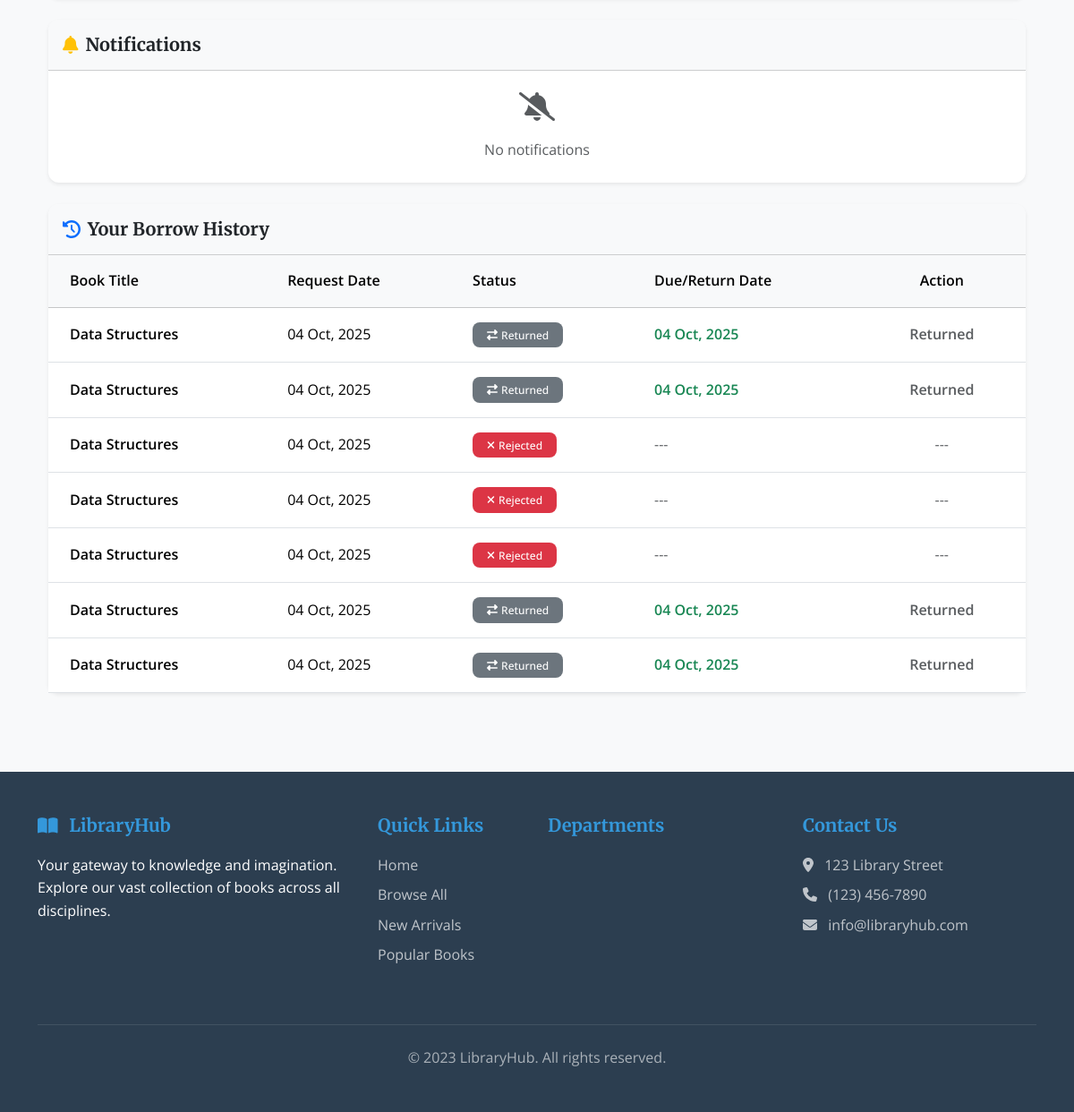
Before: /accounts/student/dashboard/ (signed in, lower part) with the older database file.
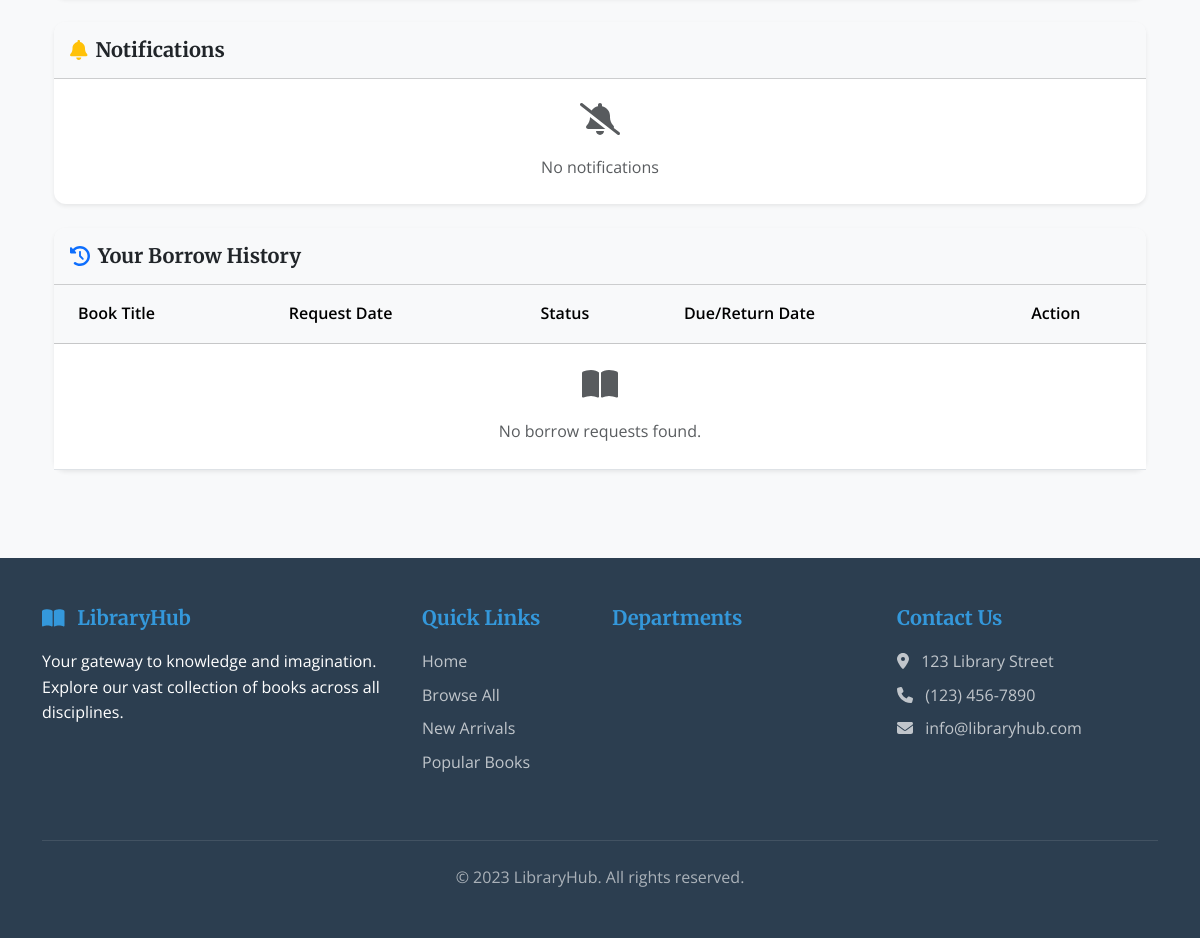
After: the same page with the newer database file.
### library/models.py (models this page shows, shortened)
class BorrowRequest(models.Model):
    STATUS_CHOICES = [
        ('pending', 'Pending'),
        ('approved', 'Approved'),
        ('rejected', 'Rejected'),
        ('return_pending', 'Return Pending'),
        ('returned', 'Returned'),
    ]
    student = models.ForeignKey(settings.AUTH_USER_MODEL, on_delete=models.CASCADE)
    name = models.CharField(max_length=100)
    registration_number = models.CharField(max_length=50)
    mobile = models.CharField(max_length=15)
    department = models.CharField(max_length=100)
    book = models.ForeignKey(Book, on_delete=models.CASCADE)
    request_date = models.DateTimeField(default=timezone.now)
    due_date = models.DateTimeField(null=True, blank=True)
    return_date = models.DateTimeField(null=True, blank=True)
    status = models.CharField(max_length=20, choices=STATUS_CHOICES, default='pending')

class Book(models.Model):
    title = models.CharField(max_length=255)
    author = models.CharField(max_length=255, blank=True)
    isbn = models.CharField(max_length=50, blank=True)
    department = models.ForeignKey(Department, on_delete=models.SET_NULL, null=True, blank=True)
    total_copies = models.PositiveIntegerField(default=1)
    available_copies = models.PositiveIntegerField(default=1)
    description = models.TextField(blank=True)
    created_at = models.DateTimeField(auto_now_add=True)
    image = models.ImageField(upload_to='library/uploads/',blank=True, null=True)

### accounts/views.py (the view)
# urls.py: path('student/dashboard/', student_dashboard, name='student_dashboard'),
@login_required
def student_dashboard(request):
    try:
        student = models.Student.objects.get(user=request.user)
    except models.Student.DoesNotExist:
        student = None
    borrows = BorrowRequest.objects.filter(student=request.user).order_by('-request_date')
    return render(request, 'student_dashboard.html', {
        'student': student,
        'profile': student,
        'borrows': borrows,
    })

### accounts/templates/student_dashboard.html (shortened to what the changed rows need)
{% extends "base.html" %}
{% block content %}
<div class="container py-4">
    <div class="card shadow-sm border-0 rounded-3">
        <div class="card-body p-0">
            <div class="table-responsive">
                <table class="table table-hover mb-0">
                    <thead class="table-light">
                        <tr>
                            <th class="ps-4 fw-semibold">Book Title</th>
                            <th class="fw-semibold">Request Date</th>
                            <th class="fw-semibold">Status</th>
                            <th class="fw-semibold">Due/Return Date</th>
                            <th class="pe-4 fw-semibold text-center">Action</th>
                        </tr>
                    </thead>
                    <tbody>
                        {% for borrow in borrows %}
                        <tr>
                            <td class="ps-4 fw-semibold">{{ borrow.book.title }}</td>
                            <td>{{ borrow.request_date|date:"d M, Y" }}</td>
                            <td>
                                {% if borrow.status == "pending" %}
                                <span class="badge bg-warning text-dark px-3 py-2">
                                    <i class="fas fa-clock me-1"></i>Pending
                                </span>
                                {% elif borrow.status == "approved" %}
                                <span class="badge bg-success px-3 py-2">
                                    <i class="fas fa-check me-1"></i>Approved
                                </span>
                                {% elif borrow.status == "rejected" %}
                                <span class="badge bg-danger px-3 py-2">
                                    <i class="fas fa-times me-1"></i>Rejected
                                </span>
                                {% elif borrow.status == "returned" %}
                                <span class="badge bg-secondary px-3 py-2">
                                    <i class="fas fa-exchange-alt me-1"></i>Returned
                                </span>
                                {% endif %}
                            </td>
                            <td>
                                {% if borrow.status == "approved" %}
                                <span class="fw-semibold text-dark">{{ borrow.due_date|date:"d M, Y" }}</span>
                                {% elif borrow.status == "returned" %}
                                <span class="fw-semibold text-success">{{ borrow.return_date|date:"d M, Y" }}</span>
                                {% else %}
                                <span class="text-muted">---</span>
                                {% endif %}
                            </td>
                            <td class="pe-4 text-center">
                                {% if borrow.status == "approved" %}
                                <a href="{% url 'library:return_request' borrow.id %}" class="btn btn-sm btn-warning">
                                    <i class="fas fa-undo me-1"></i>Return
                                </a>
                                {% elif borrow.status == "returned" %}
                                <span class="text-muted fw-semibold">Returned</span>
                                {% else %}
                                <span class="text-muted">---</span>
                                {% endif %}
                            </td>
                        </tr>
                        {% empty %}
                        <tr>
                            <td colspan="5" class="text-center py-4">
                                <i class="fas fa-book-open fa-2x text-muted mb-3"></i>
                                <p class="text-muted mb-0">No borrow requests found.</p>
                            </td>
                        </tr>
                        {% endfor %}
                    </tbody>
                </table>
            </div>
        </div>
    </div>
</div>
{% endblock %}

Changed rows visible on the page:
removed BorrowRequest: book "Data Structures", request_date "04 Oct, 2025", status "returned" (drawn), return_date "04 Oct, 2025"
removed BorrowRequest: book "Data Structures", request_date "04 Oct, 2025", status "returned" (drawn), return_date "04 Oct, 2025"
removed BorrowRequest: book "Data Structures", request_date "04 Oct, 2025", status "rejected" (drawn)
removed BorrowRequest: book "Data Structures", request_date "04 Oct, 2025", status "rejected" (drawn)
removed BorrowRequest: book "Data Structures", request_date "04 Oct, 2025", status "rejected" (drawn)
removed BorrowRequest: book "Data Structures", request_date "04 Oct, 2025", status "returned" (drawn), return_date "04 Oct, 2025"
removed BorrowRequest: book "Data Structures", request_date "04 Oct, 2025", status "returned" (drawn), return_date "04 Oct, 2025"
Other visible differences:
text now shown: "No borrow requests found."
